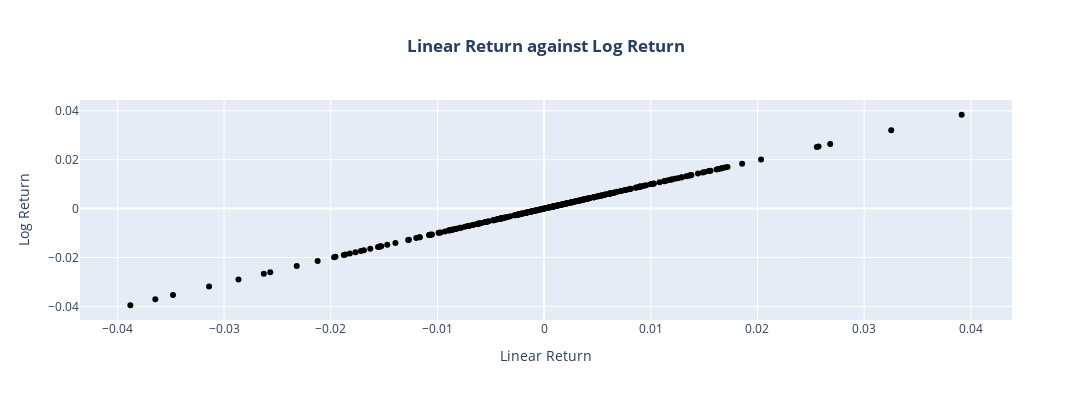

Notebook code for this chart:
### Code cell
linear_vs_log_return_fig = plot_scatter( linear_r, log_r, 'Linear Return against Log Return', 'Linear Return', 'Log Return', True )
linear_vs_log_return_fig.update_layout(height = 400, width = 1300)
linear_vs_log_return_fig.show()
linear_vs_log_return_fig.write_image("images/fig_4_linear_return_vs_log_return.png")

### Figure 1 — Plotly figure (JSON) as saved in the notebook; plotly's stock layout.template omitted (floating-point values rounded to 4 significant figures; data arrays with more than 128 entries replaced by an {"elided": "..."} marker saying what was removed)
{"data": [{"line": {"color": "red"}, "mode": "lines", "type": "scatter", "x": [0, 0], "y": [0, 0]}, {"line": {"color": "#000000"}, "mode": "markers", "type": "scatter", "x": {"elided": "299 float values"}, "y": {"elided": "299 float values"}}], "layout": {"height": 400, "showlegend": false, "title": {"text": "<b>Linear Return against Log Return</b>", "x": 0.5, "xanchor": "center", "y": 0.9, "yanchor": "top"}, "width": 1300, "xaxis": {"title": {"text": "Linear Return"}}, "yaxis": {"title": {"text": "Log Return"}}}}
